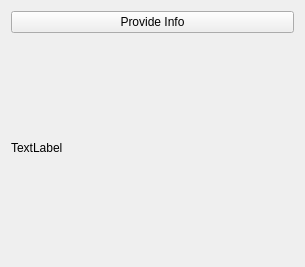
<?xml version="1.0" encoding="UTF-8"?>
<ui version="4.0">
 <class>Widget</class>
 <widget class="QWidget" name="Widget">
  <property name="geometry">
   <rect>
    <x>0</x>
    <y>0</y>
    <width>305</width>
    <height>267</height>
   </rect>
  </property>
  <property name="windowTitle">
   <string>Widget</string>
  </property>
  <layout class="QHBoxLayout" name="horizontalLayout">
   <item>
    <layout class="QVBoxLayout" name="verticalLayout">
     <item>
      <widget class="QPushButton" name="provideInfoButton">
       <property name="text">
        <string>Provide Info</string>
       </property>
      </widget>
     </item>
     <item>
      <widget class="QLabel" name="infoLabel">
       <property name="text">
        <string>TextLabel</string>
       </property>
       <property name="wordWrap">
        <bool>true</bool>
       </property>
      </widget>
     </item>
    </layout>
   </item>
  </layout>
 </widget>
 <layoutdefault spacing="6" margin="11"/>
 <resources/>
 <connections/>
</ui>
